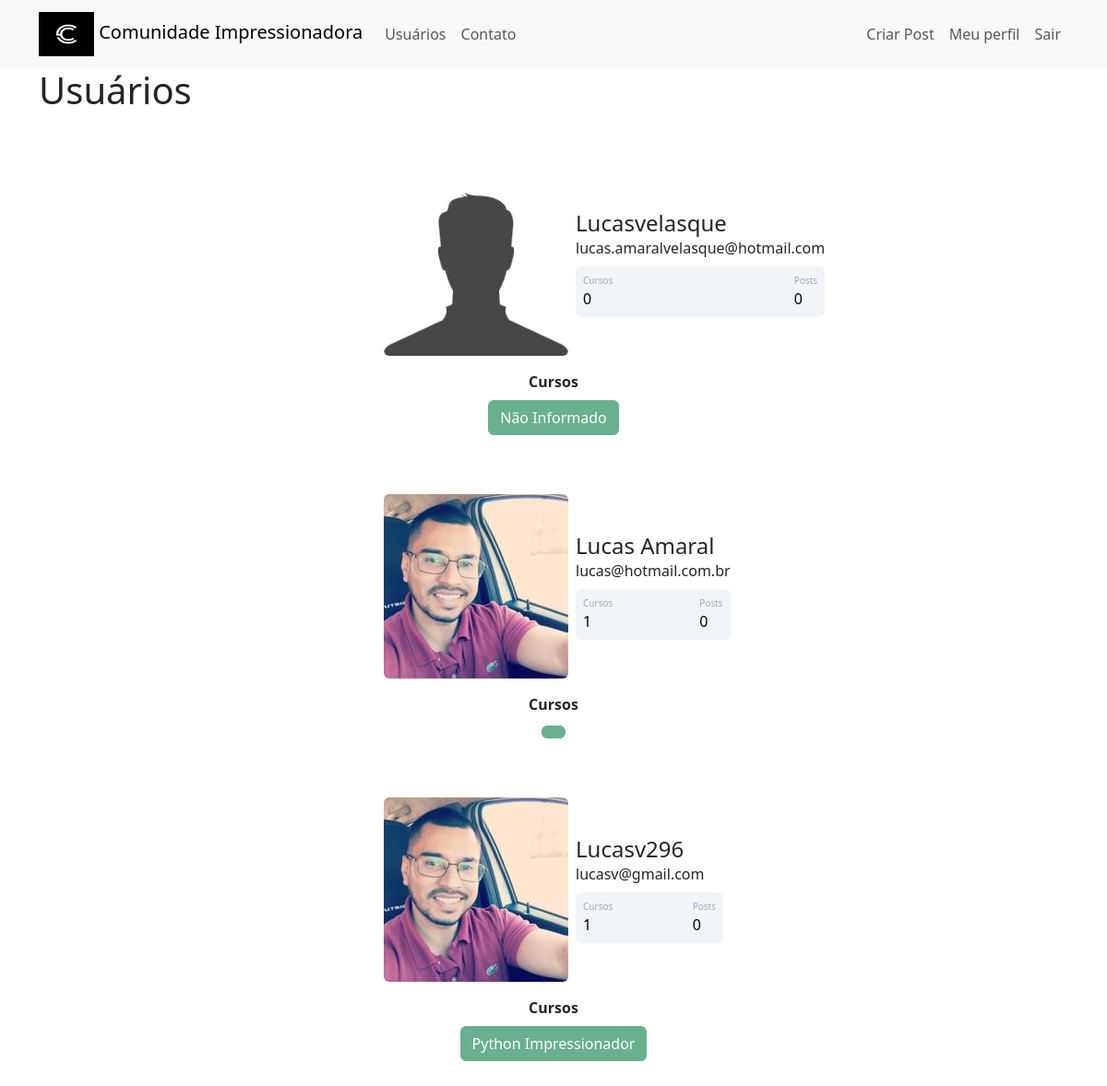
The app's page /usuarios (signed in) with its own data.
### comunidadeimpressionadora/models.py (models this page shows)
class Usuario(database.Model, UserMixin):
    id = database.Column(database.Integer, primary_key=True)
    username = database.Column(database.String, nullable=False)
    email = database.Column(database.String, nullable=False, unique=True)
    senha = database.Column(database.String, nullable=False)
    foto_perfil = database.Column(database.String, default='default.jpg')
    posts = database.relationship('Post', backref='autor', lazy=True)
    cursos = database.Column(database.String, nullable=False, default='Não Informado')

### comunidadeimpressionadora/routes.py (the view)
@app.route('/usuarios')
@login_required
def usuarios():
    lista_usuarios = Usuario.query.all()
    return render_template('usuarios.html', lista_usuarios=lista_usuarios)

### comunidadeimpressionadora/models.py (called while the page is built)
@login_manager.user_loader
def load_usuario(id_usuario):
    return Usuario.query.get(int(id_usuario))

### comunidadeimpressionadora/templates/usuarios.html (shortened to what this page needs)
{% extends 'base.html' %}
{% block body %}
        <div class="container">
            <h1>Usuários</h1>
            {% for usuario in lista_usuarios %}
            <div class="container mt-5 d-flex justify-content-center">
                        <div class="card p-3">
                            <div class="d-flex align-items-center">
                                <div class="image pe-2">
                            <img src="{{ url_for('static', filename='fotos_perfil/{}'.format(usuario.foto_perfil)) }}" class="rounded" width="200" >
                            </div>
                            <div class="ml-3 w-100">
                               <h4 class="mb-0 mt-0">{{usuario.username}}</h4>
                               <span>{{usuario.email}}</span>
                               <div class="p-2 mt-2 bg-primary d-flex justify-content-between rounded text-white stats">
                                   {% if 'Não Informado' in usuario.cursos %}
                                        <div class="d-flex flex-column">
                                            <span class="articles">Cursos</span>
                                            <span class="number1">0</span>
                                        </div>
                                   {% else %}
                                        <div class="d-flex flex-column">
                                            <span class="articles">Cursos</span>
                                            <span class="number1">{{ usuario.cursos.count(';') + 1}}</span>
                                        </div>
                                   {% endif %}
                                <div class="d-flex flex-column">
                                    <span class="rating">Posts</span>
                                    <span class="number3">0</span>
                                </div>
                               </div>
                            </div>
                            </div>
                        </div>
                        </div>
                        <div class="row justify-content-center">
                            <div class="col-4" style="text-align: center">
                                <strong>Cursos</strong>
                                <br>
                                {% for curso in usuario.cursos.split(';') %}
                                    <button type="button" class="btn btn-success mt-2" disabled>{{ curso }}</button>
                                {% endfor %}
                            </div>
                        </div>
            {% endfor %}
        </div>
{% endblock %}

### comunidadeimpressionadora/templates/base.html (shortened to what this page needs)
<!DOCTYPE html>
<html lang="pt-br">
<head>
    <link href="https://cdn.jsdelivr.net/npm/bootstrap@5.3.0/dist/css/bootstrap.min.css" rel="stylesheet">
    <link rel="stylesheet" type="text/css" href="{{url_for('static', filename='main.css')}}">
</head>
<body>
     {% include 'navbar.html' %}
     {% block body %}
     {% endblock %}
</body>
</html>

### comunidadeimpressionadora/templates/navbar.html (shortened to what this page needs)
<nav class="navbar navbar-expand-lg navbar-light bg-light">
  <div class="container-fluid container">
    <a class="navbar-brand" href="{{ url_for('home') }}">
      <img src="{{ url_for('static', filename='imagens/clogo.jpg') }}" alt="" width="60" height="48" class="d-inline-block">
      Comunidade Impressionadora
    </a>
    <div class="collapse navbar-collapse" id="navbarSupportedContent">
      <ul class="navbar-nav me-auto mb-2 mb-lg-0">
        <li class="nav-item">
          <a class="nav-link" href="{{ url_for('usuarios') }}">Usuários</a>
        </li>
        <li class="nav-item">
          <a class="nav-link" href="{{ url_for('contato') }}">Contato</a>
        </li>
      </ul>
      <ul class="navbar-nav">
        {% if current_user.is_authenticated %}
           <li class="nav-item">
            <a class="nav-link" href="{{ url_for('criar_post') }}">Criar Post</a>
            </li>
            <li class="nav-item">
                <a class="nav-link" href="{{ url_for('perfil') }}">Meu perfil</a>
            </li>
            <li class="nav-item">
                  <a class="nav-link" href="{{ url_for('sair') }}">Sair</a>
            </li>
        {% endif %}
      </ul>
    </div>
  </div>
</nav>

### comunidadeimpressionadora/static/main.css (style rules this page uses)
.card { width: 400px; border: none; border-radius: 10px; background-color: #fff; }
.stats { background: #f2f5f8 !important; color: #000 !important; }
.articles { font-size:10px; color: #a1aab9; }
.number1 { font-weight:500; }
.rating { font-size:10px; color: #a1aab9; }
.number3 { font-weight:500; }

### records on screen
Usuario: foto_perfil (placeholder picture), username "Lucasvelasque", email "lucas.amaralvelasque@hotmail.com", shows "Cursos", cursos "Não Informado"
Usuario: foto_perfil (picture), username "Lucas Amaral", email "lucas@hotmail.com.br", cursos "1"
Usuario: foto_perfil (picture), username "Lucasv296", email "lucasv@gmail.com", cursos "1", cursos "Python Impressionador"
